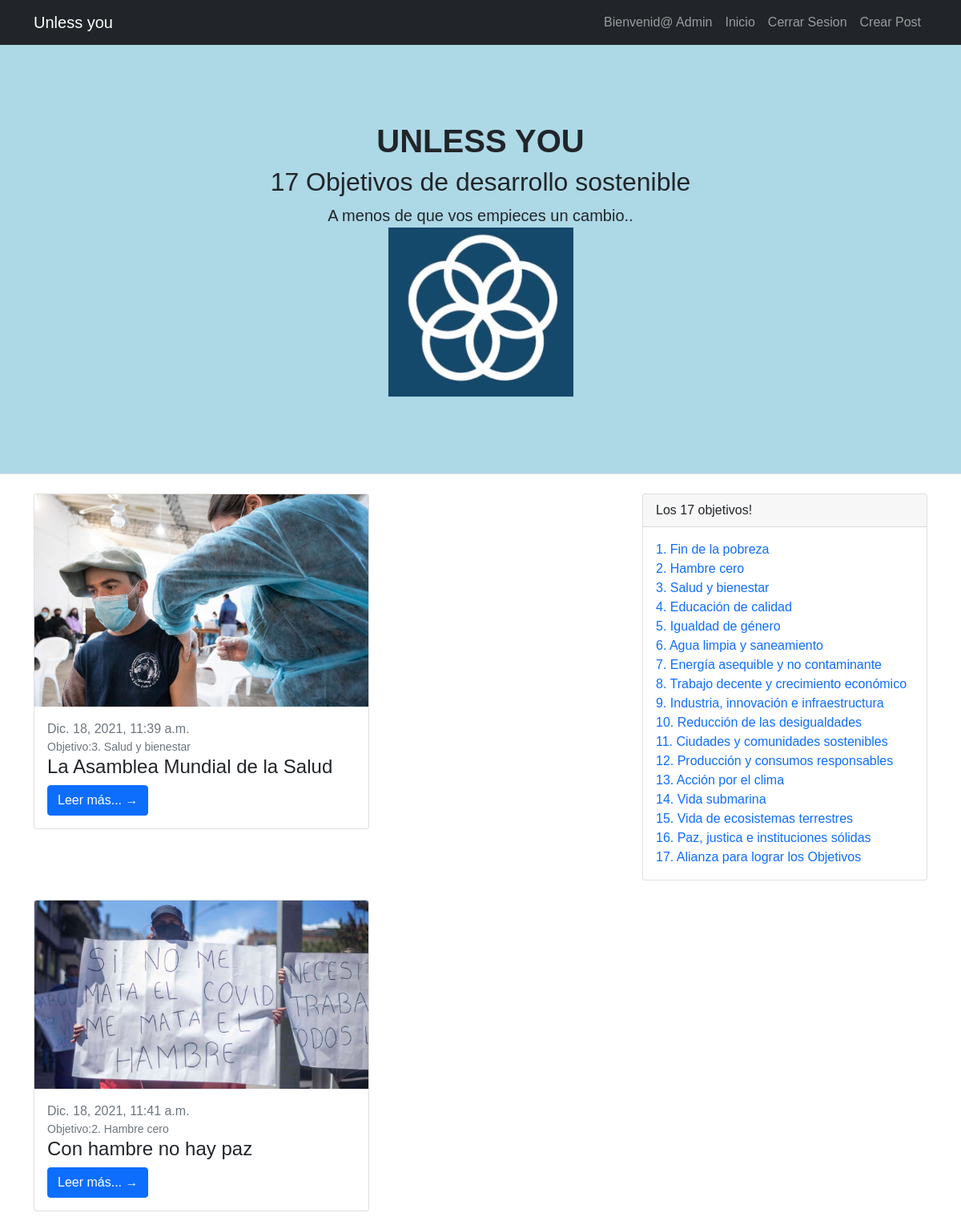
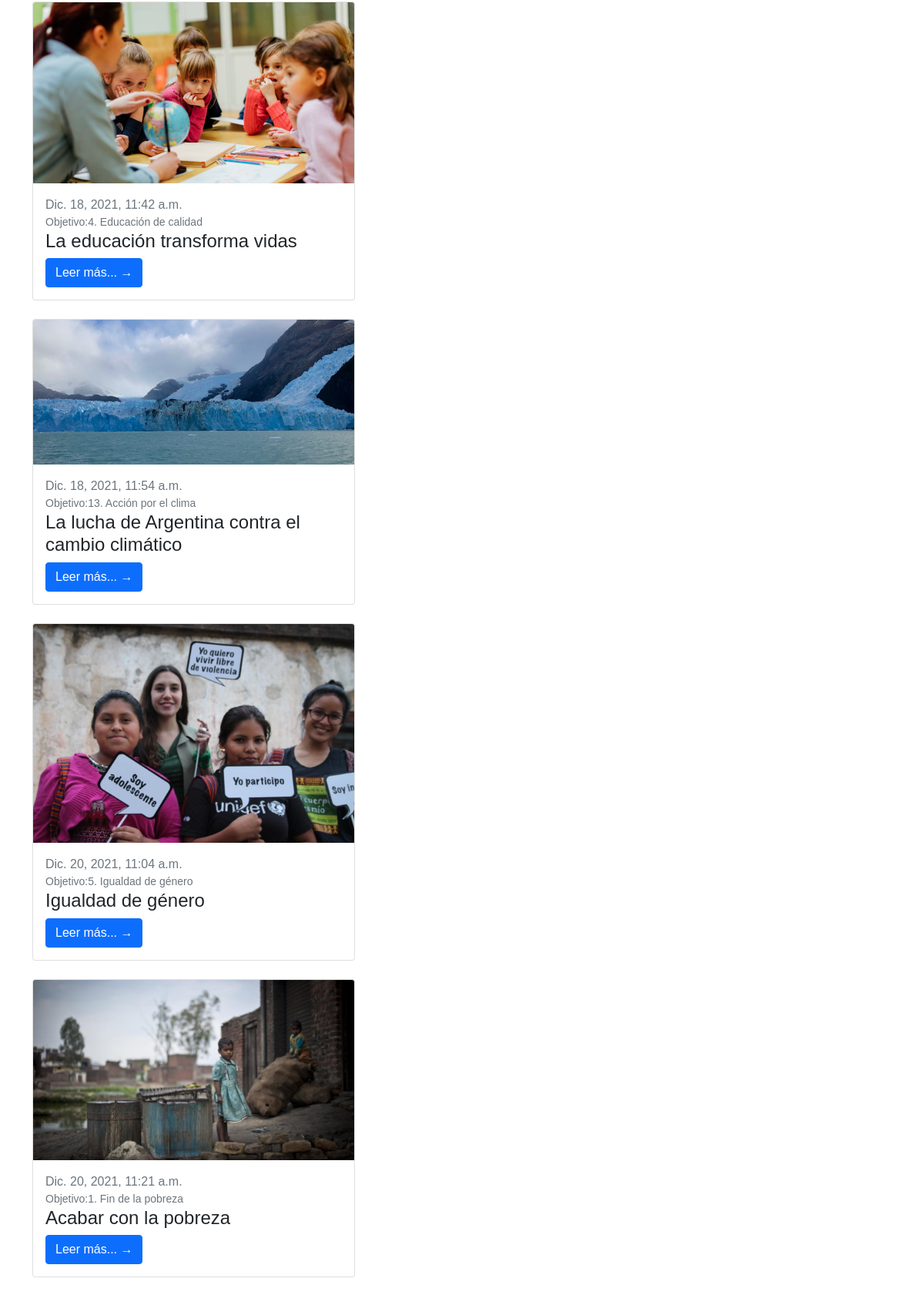
/ (signed in, upper part), run on the app's committed database (2 pictures, top to bottom).
### apps/usuarios/models.py (models this page shows)
class Usuario(AbstractUser):
	pass

### apps/posts/models.py (models this page shows, shortened)
class Posts(models.Model):
	nombre = models.CharField(max_length=255)
	body = models.TextField(null = True)
	fecha_post = models.DateTimeField(auto_now_add=True, null = True)
	Ods = models.ForeignKey(Ods, on_delete = models.CASCADE)
	imagen = models.ImageField(upload_to='imagenes_posts', null=True)
	class Meta:
		ordering = ['-fecha_post']

class Ods(models.Model):
	nombre = models.CharField(max_length = 255)
	descripcion = models.TextField(null = True)
	imagen = models.ImageField(upload_to='imagenes_ods', null=True)
	def __str__(self):
		return self.nombre

### TrabajoFinal/views.py (the view)
# urls.py: path('',views.Inicio, name='primera_vista'),
def Inicio(request):
	p = Posts.objects.all()
	ctx = {}
	ctx['posts'] = p
	o = Ods.objects.all()
	ctx['Ods'] = o
	return render (request,'Base.html',ctx)

### templates/Base.html (shortened to what this page needs)
{% load static %}
<!DOCTYPE html>
<html lang="en">
    <head>
		<link rel="stylesheet" type="text/css" href="{% static 'css/styles.css' %}">
    </head>
    <body>
        <nav class="navbar navbar-expand-lg navbar-dark bg-dark">
            <div class="container">
                <a class="navbar-brand" href="{% url 'primera_vista' %}">Unless you</a>
                <div class="collapse navbar-collapse" id="navbarSupportedContent">
                    <ul class="navbar-nav ms-auto mb-2 mb-lg-0">
                        {% if user.is_authenticated %}
                            <li class="nav-item"><a class="nav-link" >Bienvenid@ {{ user.username }}</a></li>
                            <li class="nav-item"><a class="nav-link" href="{% url 'primera_vista' %}">Inicio</a></li>
                            <li class="nav-item"><a class="nav-link" href="{% url 'logout' %}">Cerrar Sesion</a></li>
                            <li class="nav-item"><a class="nav-link" href="{% url 'posts:alta_post' %}">Crear Post</a></li>
                        {% else %}
                             <li class="nav-item"><a class="nav-link" href="{% url 'primera_vista' %}">Inicio</a></li>
                            <li class="nav-item"><a class="nav-link" href="{% url 'login' %}">Login</a></li>
                            <li class="nav-item"><a class="nav-link" href="{% url 'register' %}">Registrate</a></li>
                        {% endif %}
                    </ul>
                </div>
            </div>
        </nav>
        <header class="py-5 bg-light border-bottom mb-4">
            <div class="container">
                <div class="text-center my-5">
                    <h1 class="fw-bolder">UNLESS YOU</h1>
                    <h2>17 Objetivos de desarrollo sostenible</h2>
                    <p class="lead mb-0">A menos de que vos empieces un cambio..</p>
                    <img src="{% static 'img/Logo.png' %}">
                </div>
            </div>
       </header>
    <div class="container">
        <div class="row" style="flex-wrap: wrap-reverse;">
            {% for a in posts %}
                <div class="col-lg-8">
                    <div class="row">
                        <div class="col-lg-7 ">
                            <div class="card mb-4">
                                <a href="#!"><img class="card-img-top" src="{{a.imagen.url}}" alt="..." /></a>
                                <div class="card-body">
                                    <div class="large text-muted">{{a.fecha_post}}</div>
                                    <div class="small text-muted">Objetivo:{{a.Ods}}</div>
                                    <h2 class="card-title h4">{{a.nombre}}</h2>
                                    <a class="btn btn-primary" href="{% url 'posts:detalle' a.pk %}">Leer más... →</a>
                                </div>
                            </div>
                        </div>
                    </div>
                </div>
            {% endfor %}
            <div class="col-lg-4 ">
                <div class="card mb-4">
                    <div class="card-header">Los 17 objetivos!</div>
                    <div class="card-body">
                        <div class=".row">
                            <div class=".col-lg-8">
                                <ul class="list-unstyled mb-0">
                                    {% for o in Ods %}
                                        <li><a href="{% url 'posts:filtro' o.pk%}" style="text-decoration: none;"> {{o.nombre}}</li>
                                    {% endfor %}
                                </ul>
                            </div>
                        </div>
                    </div>
                </div>
            </div>
        </div>
    </div>
</body>
</html>

### data on the page
Usuario: username "Admin"
Posts: imagen (picture), fecha_post "Dic. 20, 2021, 11:21 a.m.", Ods "1. Fin de la pobreza", nombre "Acabar con la pobreza"
Posts: imagen (picture), fecha_post "Dic. 20, 2021, 11:04 a.m.", Ods "5. Igualdad de género", nombre "Igualdad de género"
Posts: imagen (picture), fecha_post "Dic. 18, 2021, 11:54 a.m.", Ods "13. Acción por el clima", nombre "La lucha de Argentina contra el cambio climático"
Posts: imagen (picture), fecha_post "Dic. 18, 2021, 11:42 a.m.", Ods "4. Educación de calidad", nombre "La educación transforma vidas"
Posts: imagen (picture), fecha_post "Dic. 18, 2021, 11:41 a.m.", Ods "2. Hambre cero", nombre "Con hambre no hay paz"
Posts: imagen (picture), fecha_post "Dic. 18, 2021, 11:39 a.m.", Ods "3. Salud y bienestar", nombre "La Asamblea Mundial de la Salud"
Ods: nombre "1. Fin de la pobreza"
Ods: nombre "2. Hambre cero"
Ods: nombre "3. Salud y bienestar"
Ods: nombre "4. Educación de calidad"
Ods: nombre "5. Igualdad de género"
Ods: nombre "6. Agua limpia y saneamiento"
Ods: nombre "7. Energía asequible y no contaminante"
Ods: nombre "8. Trabajo decente y crecimiento económico"
Ods: nombre "9. Industria, innovación e infraestructura"
Ods: nombre "10. Reducción de las desigualdades"
Ods: nombre "11. Ciudades y comunidades sostenibles"
Ods: nombre "12. Producción y consumos responsables"
Ods: nombre "13. Acción por el clima"
Ods: nombre "14. Vida submarina"
Ods: nombre "15. Vida de ecosistemas terrestres"
Ods: nombre "16. Paz, justica e instituciones sólidas"
Ods: nombre "17. Alianza para lograr los Objetivos"
